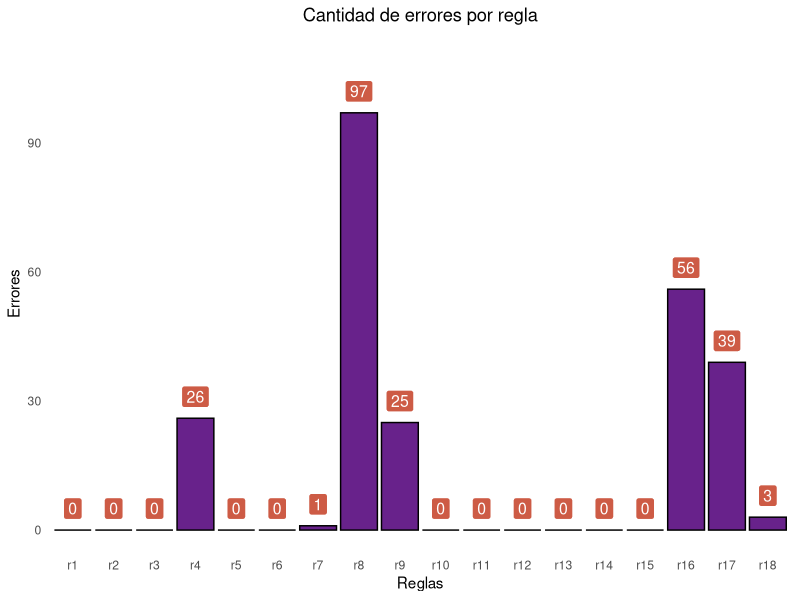

Source code (R):
## ---- chunk 1
library(readxl)
library(tidyverse)
library(ggplot2)

adm <- read_excel("adm.xlsx")
## ---- chunk 2
reglas = tribble(
~id, ~descrip, ~cond,
"r1", "(countrycode) es faltante", "is.na(countrycode)",
"r2", "(patientid) es faltante", "is.na(patientid)",
"r3", "(interview) es faltante", "is.na(interview)",
"r4", "(ethnicgroup) es faltante", "is.na(ethnicgroup)",
"r5", "(scr) es faltante", "is.na(scr)",
"r6", "(usscr) es faltante", "is.na(usscr)",
"r7", "(consent) es faltante", "is.na(consent)",
"r8", "(subjectnumber) es faltante cuando (scr), (usscr) y (consent) son 2", "(scr == 2 & usscr == 2 & consent == 2) & (is.na(subjectnumber) | subjectnumber == '')",
"r9", "(ethnicgroup) distinto de 1,2,3 o 4", "!is.na(ethnicgroup) & ethnicgroup != '' & !ethnicgroup %in% c(1, 2, 3, 4)",
"r10", "(scr) distinto de 1 o 2", "!is.na(scr) & scr != '' & !scr %in% c(1,2)",
"r11", "(usscr) distinto de 1 o 2", "!is.na(usscr) & usscr != '' & !usscr %in% c(1,2)",
"r12", "(consent) distinto de 1 o 2", "!is.na(consent) & consent != '' & !consent %in% c(1,2)",
"r13", "(countrycode) distinto de 4, 11, 14, 23, 31, 48, 54, 65, 72 o 97", "!is.na(countrycode) & countrycode != '' & !countrycode %in% c(4, 11, 14, 23, 31, 48, 54, 65, 72, 97)",
"r14", "(interview) no sigue formato dd/mm/yyyy", "!is.na(interview) & interview != '' & tryCatch(is.na(as.Date(`interview`, format='%d/%m/%Y')), error = function(e) TRUE)",
"r15", "(patientid) no sigue el formato dd/mm/yyyy-AA", "!is.na(patientid) & patientid != '' & !grepl('^\\\\d{2}/\\\\d{2}/\\\\d{4}-[A-Z]{2}$', patientid) | tryCatch(is.na(as.Date(sub('-.*', '', patientid), format = '%d/%m/%Y')), error = function(e) TRUE)",
"r16", "(subjectnumber) tiene valor cuando (scr), (usscr) o (consent) no son 2", "(scr != 2 | usscr != 2 | consent != 2) & !is.na(subjectnumber) & subjectnumber != ''",
"r17", "(subjectnumber) no respeta formato: 3 dígitos de (countrycode) + 6 números", 
"(scr == 2 & usscr == 2 & consent == 2) & !is.na(subjectnumber) & subjectnumber != '' & (!grepl('^\\\\d{9}$', subjectnumber) | substr(subjectnumber, 1, 3) != sprintf('%03d', countrycode))",
"r18", "Edad fuera de rango según (patientid) e (interview)", " !is.na(patientid) & !is.na(interview) &
  tryCatch({
    fecha_nac <- as.Date(sub('-.*', '', patientid), format='%d/%m/%Y')
    fecha_entrevista <- as.Date(interview, format='%d/%m/%Y')
    edad <- as.numeric(difftime(fecha_entrevista, fecha_nac, units = 'days')) / 365.25
    edad < 18 | edad > 100
  }, error = function(e) FALSE)
"
)

## ---- chunk 3

validador = function(regla, id, cond){
reglas = regla[[cond]]
names(reglas) = regla[[id]]
reglas
}


validar = function(datos, id, validador){
sapply(
validador,
function(x) eval(parse(text = x), datos)
) |>
dplyr::as_tibble() |>
dplyr::mutate(registro = datos[[id]], .before = 0)
}
## ---- chunk 4
validacion = validar(adm, "patientid", validador(reglas, "id", "cond"))
inconsistencias = sum(validacion[,2:19],na.rm = T)
validacion
## ---- chunk 5
validacion_largo = pivot_longer(validacion, -registro, names_to = "regla", values_to = "error")

ind_incos = validacion_largo |>
filter(error) |>
distinct(registro) |>
count()

ind_limp = 1000 - ind_incos
## ---- chunk 6
ind_incos
## ---- chunk 7
errores = colSums(validacion[,2:19],na.rm = T)
id=reglas$id
df=data.frame(errores,id)

df$id <- factor(df$id, levels = paste0("r", 1:18))
#Hacer gráfico de barras
ggplot(data = df) +
  aes(x = id, y = errores) +
  geom_bar(stat = "identity", fill = "darkorchid4", color ="black") +
  geom_label(
    aes(label = errores), #texto a mostrar en cada barra (en este caso, el conteo)
    vjust = -0.5, #justificacion vertical, en este caso arriba de todo
    size = 4, #tamaño de la etiqueta
    fill = "coral3", #color de fondo
    color = "white" #color del texto
    )+
  scale_y_continuous(limits = c(0,110))+
  labs(title = "Cantidad de errores por regla", x = "Reglas", y ="Errores")+
  theme_minimal()+
  theme(plot.title = element_text(hjust = 0.5),panel.grid = element_blank())

## ---- chunk 8
preg_a =sum(validacion[,c(2,13)],na.rm = T)
preg_b =sum(validacion[,c(3,15)],na.rm = T)
preg_c =sum(validacion[,c(4,14)],na.rm = T)



#como contemplar en el caso de que sea menor de edad o sea una señora de 120 años, cual de los #campos es el del error?birth date?date of interview?



